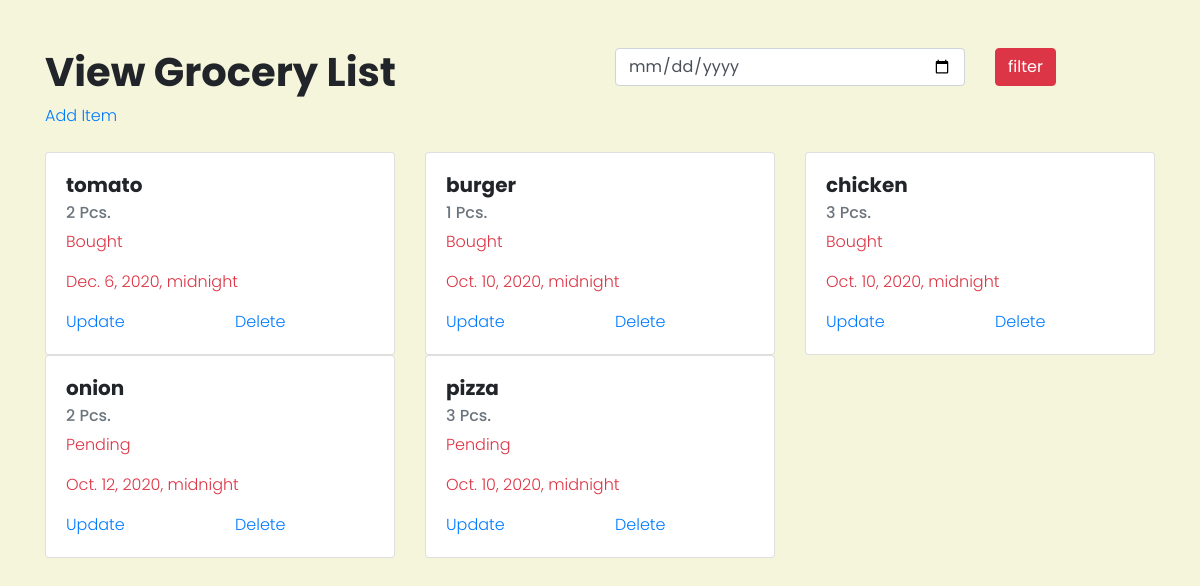
The page / on the database its author committed.
### basic_app/models.py (models this page shows, shortened)
class Bag(models.Model):
    item_name=models.CharField(max_length=20)
    item_quantity=models.PositiveIntegerField()
    item_status=models.CharField(max_length=60,choices=STAT)
    purchase_date=models.DateTimeField(blank=True,null=True)

### basic_app/views.py (the view)
# urls.py: url(r'^$',views.BagListView.as_view(),name='list'),
class BagListView(ListView):
    context_object_name='bags'
    model=Bag
    template_name='basic_app/bag_list.html'

### basic_app/templates/basic_app/bag_list.html (shortened to what this page needs)
<html>
{% load static %}
    <head>
        <link rel="stylesheet" href="https://maxcdn.bootstrapcdn.com/bootstrap/4.4.1/css/bootstrap.min.css">
        <link rel="stylesheet" href="{% static 'css/bag.css' %}">
    </head>
    <body>
        <div class="container mt-5">
            <div class="row">
                <div class="col-lg-6">
                    <h1>View Grocery List</h1>
                </div>
                <div class="col-lg-6 float-right">
                    <form method="POST" action="{% url 'search-by-date' %}">
                    <div class="row">
                        <div class="col-lg-8">
                            <input type="date" class="form-control" name="purchase_date" required>
                        </div>
                        <div class="col-lg-4">
                            <input type="submit" class="btn btn-danger" value="filter">
                        </div>
                    </div>
                  </form>
                </div>
            </div>
            <div class="container row">
              <a href="{% url 'create' %}">Add Item</a>
            </div>
            <div class="row mt-4">
                {% for bag in bags %}
                <div class="col-lg-4">
                    <div class="card">
                        <div class="card-body">
                          <h5 class="card-title">{{bag.item_name}}</h5>
                          <h6 class="card-subtitle mb-2 text-muted">{{bag.item_quantity}} Pcs.</h6>
                          <p class="text-danger">{{bag.item_status}}</p>
                          <p class="text-danger">{{bag.purchase_date}}</p>
                          <div class="row">
                            <div class="col-sm-6">
                              <a href="{% url 'update' pk=bag.pk %}">Update</a>
                            </div>
                            <div class="col-sm-6">
                              <a href="{% url 'delete' pk=bag.pk %}">Delete</a>
                            </div>
                          </div>
                        </div>
                      </div>
                </div>
                {% endfor %}
            </div>
        </div>
    </body>
</html>

### basic_app/static/css/bag.css (style rules this page uses)
body { font-family: 'Poppins', sans-serif; font-weight: 300; background-color: beige; }
h1, h2, h3, h4, h5 { font-family: 'Poppins', sans-serif; font-weight: 700; }

### rows shown on the page
Bag: item_name "tomato", item_quantity "2", item_status "Bought", purchase_date "Dec. 6, 2020, midnight"
Bag: item_name "burger", item_quantity "1", item_status "Bought", purchase_date "Oct. 10, 2020, midnight"
Bag: item_name "chicken", item_quantity "3", item_status "Bought", purchase_date "Oct. 10, 2020, midnight"
Bag: item_name "onion", item_quantity "2", item_status "Pending", purchase_date "Oct. 12, 2020, midnight"
Bag: item_name "pizza", item_quantity "3", item_status "Pending", purchase_date "Oct. 10, 2020, midnight"
